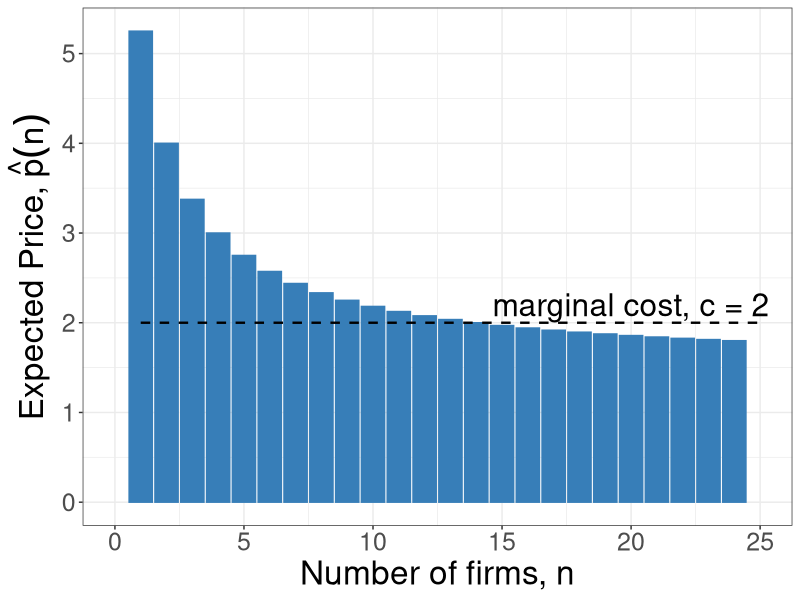

Here is the R script that generated this plot:
require(shape)
library(tidyverse)
#pdf(file = "competitionmarkets/long_run_n_bargraph.pdf", width = 9, height = 7)


#Set parameters for graphics
axislabelsize <- 1.8
labelsize <- 1.5
namesize <- 1.8
annotatesize <- 1.5
graphlinewidth <- 2
segmentlinewidth <- 1.5


COL <- c("#7fc97f", "#beaed4", "#fdc086", "#ffff99", "#386cb0", "#f0027f", "#bf5b17", "#666666")
COLA <- c("#e0f3db", "#99d8c9","#66c2a4","#41ae76", "#238b45", "#005824")
COLB <- c("#c6dbef", "#4eb3d3", "#2b8cbe", "#0868ac","#084081")
COLC <- c("#fcfbfd", "#efedf5", "#dadaeb", "#bcbddc", "#9e9ac8", "#807dba", "#6a51a3", "#54278f", "#3f007d")

par(mar =  c(5, 8, 1, 1))

Profit <- function(n, pbar = 60, c = 10, beta = 0.5) {
  (pbar - c)^2 / (((n + 1)^2)*beta)
}

totaln <- function(pi, pbar = 60, c = 10, beta = 0.5){
  (pbar - c)/(sqrt(pi*beta)) - 1
}

cournotPrice <- function(n, pbar = 60, c1 = 10) {
  c1 + (1/(n+1))*(pbar - c1)
}


# Barriers to entry
# Inputs: Probability of BTE (b) and number of firms
# Outputs: Price Level at some n
bte <- function(n, b = 0) {
  cournotPrice(n)*(1-b)
}

nstar <- function(b, pbar = 60, c = 10){
  (pbar*(1 - b) - c) / (b*c)
}

#Levels for the barriers to entry specified here
barriers <- c(0.2, 0.5, 0.71)
costs <- c(5, 10)

firms <- seq(1, 40, 1)
cost <- rep(6, length(firms))
nfirms <- tibble(firms, cost)
nfirms <- 
  nfirms %>% 
  mutate(price = cournotPrice(firms), 
         pbar = bte(firms, b = 0.85))

plot <- 
  nfirms %>% 
  ggplot(aes(x = firms, y = pbar, fill = pbar, col = pbar)) + 
  geom_bar(stat = "identity", position = "dodge", col = "#377eb8", fill = "#377eb8") + 
  xlab("Number of firms, n") +
  ylab(expression(paste("Expected Price, ", hat(p)*(n) ))) + 
  xlim(0, 25) + 
  geom_line(y = 2, lty = 2, col = "black", lwd = 0.8) +
  annotate("text", x = 20, y = 2.2, label = "marginal cost, c = 2", cex = 8) + 
  
  # scale_fill_brewer(type = "qual", palette = "Set1", 
  #                   name = "",
  #                   breaks = c("pbar"),
  #                   labels = c("Expected Price")
  # ) + 
  # scale_color_brewer(type = "qual", palette = "Set1", 
  #                    name = "",
  #                    breaks = c("pbar"),
  #                    labels = c("Expected Price")
  # ) +
  theme_bw() + 
  theme(#legend.position="top",
        axis.title = element_text(size = 24),
        axis.title.y = element_text(size = 24),
        axis.text.y = element_text(size = 18),
        axis.text.x = element_text(size = 18)
        )
ggsave(plot, file = "competitionmarkets/long_run_n_bargraph.pdf", width = 9, height = 7)
